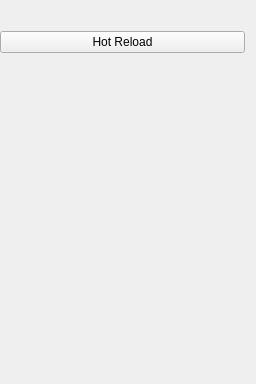
<?xml version="1.0" encoding="UTF-8"?>
<ui version="4.0">
 <class>ScenarioScriptTool</class>
 <widget class="QWidget" name="ScenarioScriptTool">
  <property name="geometry">
   <rect>
    <x>0</x>
    <y>0</y>
    <width>256</width>
    <height>384</height>
   </rect>
  </property>
  <property name="sizePolicy">
   <sizepolicy hsizetype="Preferred" vsizetype="Preferred">
    <horstretch>0</horstretch>
    <verstretch>0</verstretch>
   </sizepolicy>
  </property>
  <property name="minimumSize">
   <size>
    <width>256</width>
    <height>384</height>
   </size>
  </property>
  <property name="maximumSize">
   <size>
    <width>16777215</width>
    <height>16777215</height>
   </size>
  </property>
  <property name="focusPolicy">
   <enum>Qt::StrongFocus</enum>
  </property>
  <property name="windowTitle">
   <string>Scenario Script Tool 2</string>
  </property>
  <layout class="QVBoxLayout" name="verticalLayout">
   <property name="leftMargin">
    <number>0</number>
   </property>
   <item>
    <widget class="QLabel" name="label">
     <property name="text">
      <string/>
     </property>
    </widget>
   </item>
   <item>
    <widget class="QPushButton" name="pushButtonSelect">
     <property name="text">
      <string>Hot Reload</string>
     </property>
    </widget>
   </item>
   <item>
    <spacer name="verticalSpacer">
     <property name="orientation">
      <enum>Qt::Vertical</enum>
     </property>
     <property name="sizeHint" stdset="0">
      <size>
       <width>20</width>
       <height>40</height>
      </size>
     </property>
    </spacer>
   </item>
  </layout>
 </widget>
 <resources/>
 <connections/>
</ui>
